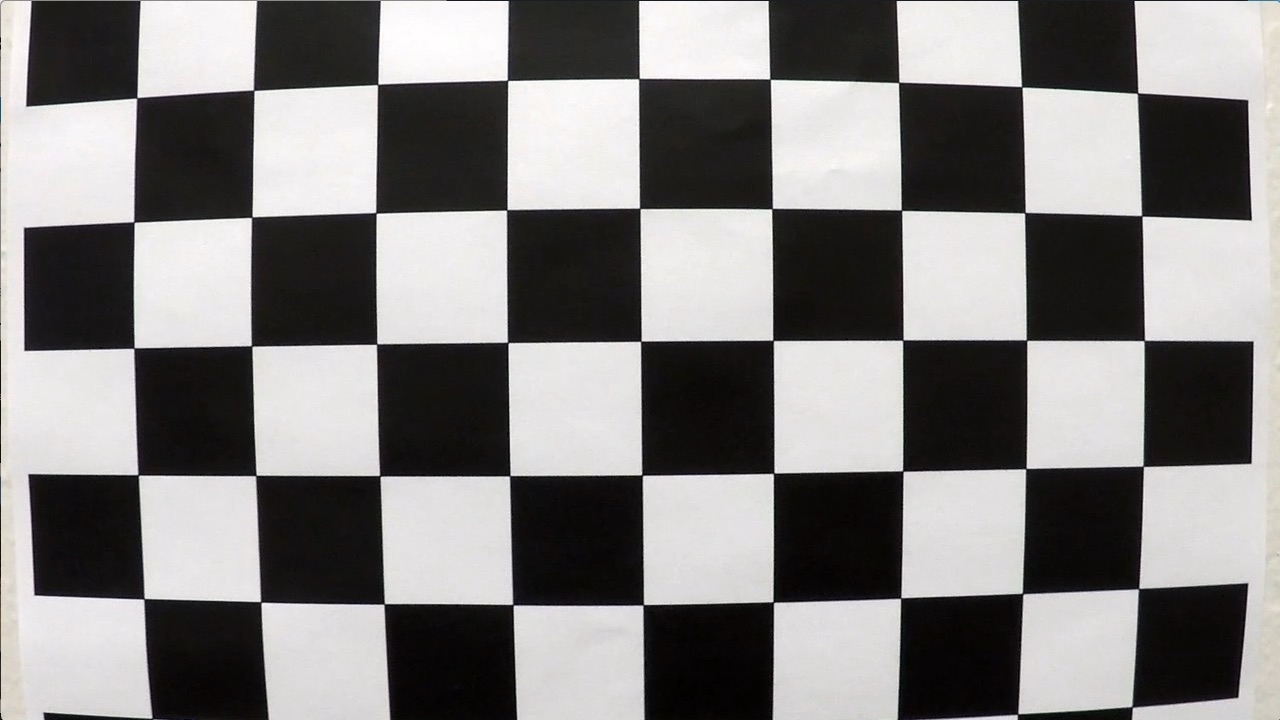
#> input picture camera_cal/calibration1.jpg, 1280 x 720 px; its folder holds 4 pictures in this run
$ jupyter execute --allow-errors CarNDAdvancedLaneLines.ipynb   (shell and % lines are left out)   (Python 2 division)   (older library calls are emulated)
#> lines starting #> are read from the running program, lines starting #| are printed output that depends on the picture; after the words box and inside, x2 and y2 are one past the last pixel; in counts of white or black regions, pixels touching at a corner belong together
## Advanced Lane Finding Project

The goals / steps of this project are the following:

* Compute the camera calibration matrix and distortion coefficients given a set of chessboard images.
* Apply a distortion correction to raw images.
* Use color transforms, gradients, etc., to create a thresholded binary image.
* Apply a perspective transform to rectify binary image ("birds-eye view").
* Detect lane pixels and fit to find the lane boundary.
* Determine the curvature of the lane and vehicle position with respect to center.
* Warp the detected lane boundaries back onto the original image.
* Output visual display of the lane boundaries and numerical estimation of lane curvature and vehicle position.

---
## First, I'll compute the camera calibration using chessboard images

[cell 1]
import numpy as np
import cv2
import pickle
import glob
import matplotlib.pyplot as plt
import matplotlib.image as mpimg

# prepare object points, like (0,0,0), (1,0,0), (2,0,0) ....,(6,5,0)
objp = np.zeros((6*9,3), np.float32)
objp[:,:2] = np.mgrid[0:9,0:6].T.reshape(-1,2)

# Arrays to store object points and image points from all the images.
objpoints = [] # 3d points in real world space
imgpoints = [] # 2d points in image plane.

# Make a list of calibration images
images = glob.glob('camera_cal/calibration*.jpg')


# Step through the list and search for chessboard corners
for N,fname in enumerate(images):
    img = cv2.imread(fname)
#> img is the input picture: shape (720, 1280, 3); mean B, G, R 127.8, 128.4, 130.1
    gray = cv2.cvtColor(img,cv2.COLOR_BGR2GRAY)

    # Find the chessboard corners
    ret, corners = cv2.findChessboardCorners(gray, (9,6),None)
#> ret = False; corners = None

    # If found, add object points, image points
    if ret == True:
        objpoints.append(objp)
        imgpoints.append(corners)

        # Draw and display the corners
        img = cv2.drawChessboardCorners(img, (9,6), corners, ret)
        cv2.imshow('img',img)
        cv2.waitKey(500)


cv2.destroyAllWindows()

## Undistort and Transform Perspective

[cell 2]
# Read in an image
img = cv2.imread('test_images/test3.jpg')
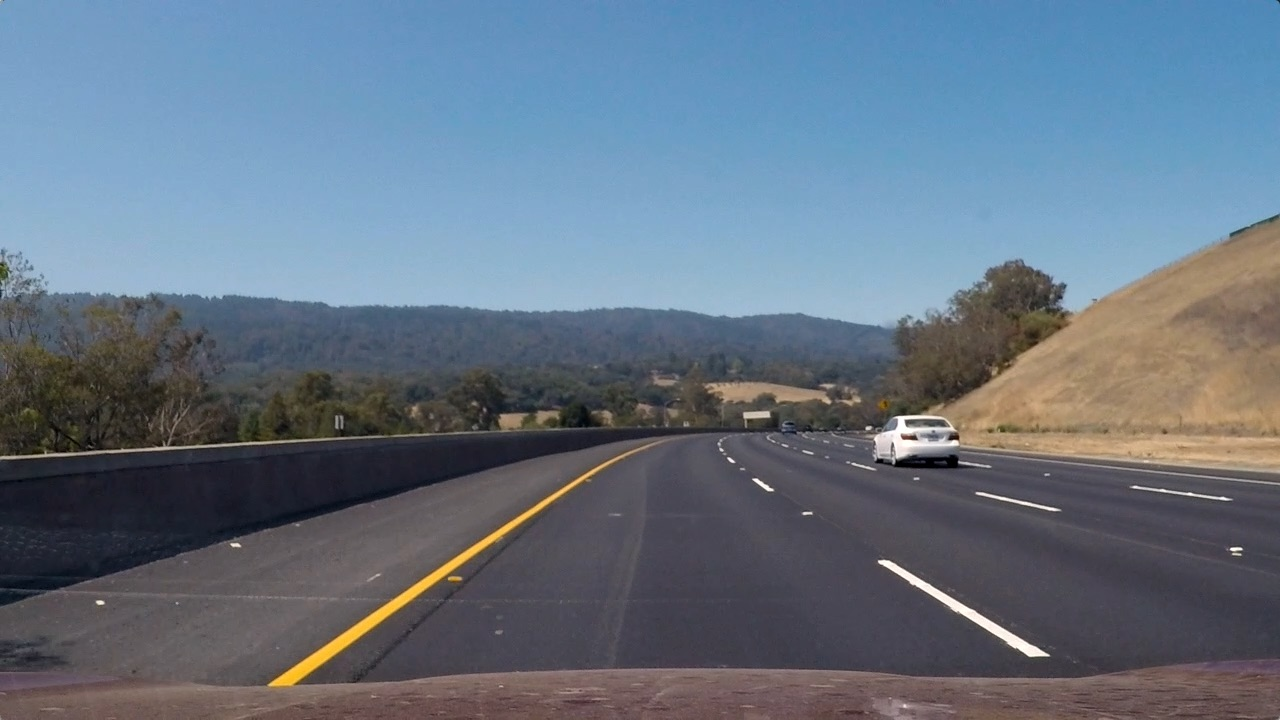
#> input picture test_images/test3.jpg, 1280 x 720 px
#> img is the input picture: shape (720, 1280, 3); mean B, G, R 130.7, 115.3, 101.1

ret, mtx, dist, rvecs, tvecs = cv2.calibrateCamera(objpoints, imgpoints, gray.shape[::-1],None,None)
# TODO: Write a function that takes an image, object points, and image points
# performs the camera calibration, image distortion correction and
# returns the undistorted image
def cal_undistort(img,mtx,dist):
    # Use cv2.calibrateCamera and cv2.undistort()
    gray = cv2.cvtColor(img,cv2.COLOR_BGR2GRAY)
    undist = cv2.undistort(img, mtx, dist, None, mtx)
    return undist

undistorted= cal_undistort(img,mtx,dist)

undistorted=cv2.cvtColor(undistorted, cv2.COLOR_BGR2RGB)
img=cv2.cvtColor(img, cv2.COLOR_BGR2RGB)

f, (ax1, ax2) = plt.subplots(1, 2, figsize=(24, 9))
f.tight_layout()
ax1.imshow(img)
ax1.set_title('Original Image', fontsize=50)
ax2.imshow(undistorted)
ax2.set_title('Undistorted Image', fontsize=50)
plt.subplots_adjust(left=0., right=1, top=0.9, bottom=0.)

[cell 3]
# Read in an image
imgCal = cv2.imread('test_images/straight_lines1.jpg')
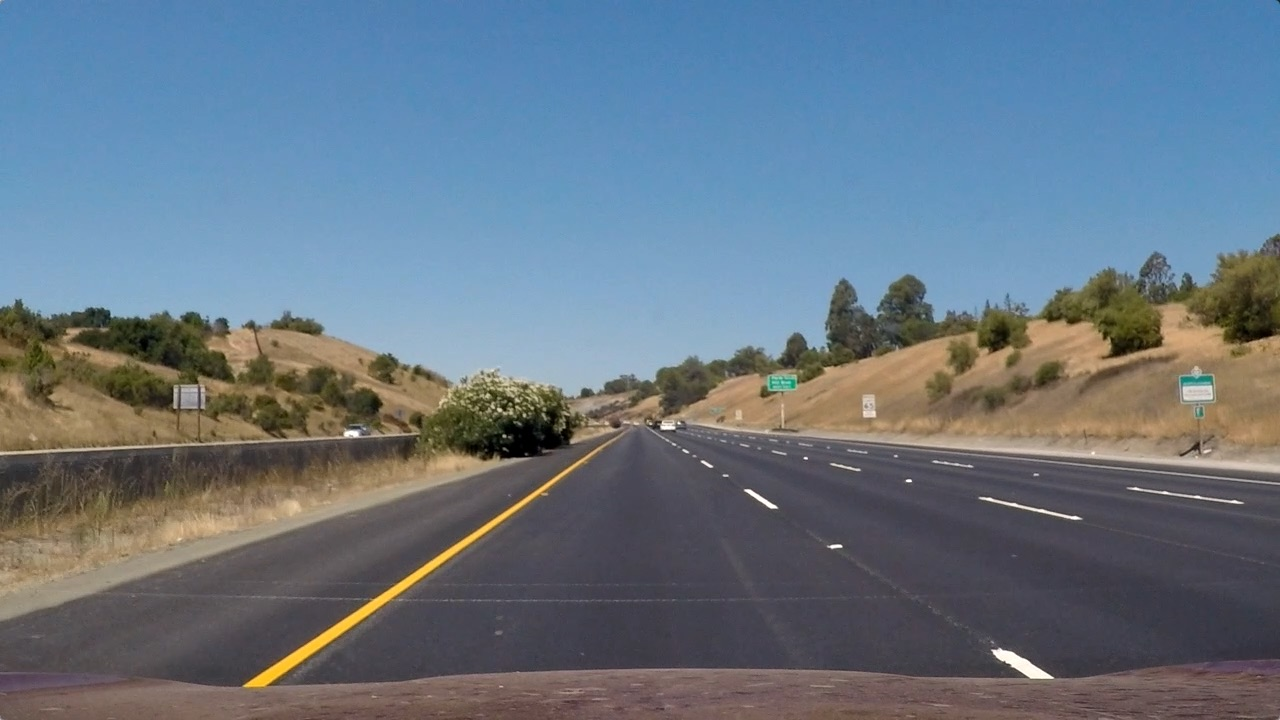
#> input picture test_images/straight_lines1.jpg, 1280 x 720 px
#> imgCal is the input picture: shape (720, 1280, 3); mean B, G, R 131.2, 117.7, 103.2
imgRGB = cv2.cvtColor(imgCal, cv2.COLOR_BGR2RGB)
imgUndist = cv2.undistort(imgRGB, mtx, dist, None, mtx)


h,w = imgUndist.shape[:2]

src = np.float32([(534,492),
                  (750,488),
                  (240,684),
                  (1056,678)])

dst = np.float32([(450,0),
                  (w-450,0),
                  (450,h),
                  (w-450,h)])


def corners_unwarp(img, src, dst):
    # Pass in your image into this function
    # Write code to do the following steps
    # Undistort using mtx and dist
    h,w = img.shape[:2]
    M = cv2.getPerspectiveTransform(src, dst)
    Minv=cv2.getPerspectiveTransform(dst, src)
    warped = cv2.warpPerspective(img, M, (w,h), flags=cv2.INTER_LINEAR)
    return warped, Minv

top_down, perspective_M = corners_unwarp(imgUndist, src,dst)

hWarped,wWarped= imgUndist.shape[:2]
f, (ax1, ax2) = plt.subplots(1, 2, figsize=(24, 9))
f.tight_layout()
ax1.imshow(imgUndist)
x = [src[0][0],src[2][0],src[3][0],src[1][0],src[0][0]]
y = [src[0][1],src[2][1],src[3][1],src[1][1],src[0][1]]
xWarped = [dst[0][0],dst[2][0],dst[3][0],dst[1][0],dst[0][0]]
yWarped = [dst[0][1],dst[2][1],dst[3][1],dst[1][1],dst[0][1]]
ax1.plot(x, y, color='#FF0000', alpha=0.5, linewidth=2, solid_capstyle='round', zorder=2)
ax1.set_ylim([h,0])
ax1.set_xlim([0,w])
ax1.set_title('Original Image', fontsize=50)
ax2.imshow(top_down)
ax2.plot(xWarped, yWarped, color='#FF0000', alpha=0.5, linewidth=2, solid_capstyle='round', zorder=2)
ax2.set_ylim([hWarped,0])
ax2.set_xlim([0,wWarped])
ax2.set_title('Undistorted and Warped Image', fontsize=50)
plt.subplots_adjust(left=0., right=1, top=0.9, bottom=0.)

## Applying Sobel Operator

[cell 4]
# Define a function that applies Sobel x or y,
# then takes an absolute value and applies a threshold.
# Note: calling your function with orient='x', thresh_min=5, thresh_max=100
# should produce output like the example image shown above this quiz.
def abs_sobel_thresh(img, orient='x', thresh_min=0, thresh_max=255):
    # Apply the following steps to img
    # 1) Convert to grayscale
#> called with orient = 'x', thresh_min = 20, thresh_max = 100
    gray = cv2.cvtColor(img, cv2.COLOR_RGB2GRAY)
    # 2) Take the derivative in x or y given orient = 'x' or 'y'
    sobel = cv2.Sobel(gray, cv2.CV_64F, orient=='x', orient=='y')
    # 3) Take the absolute value of the derivative or gradient
    abs_sobel = np.absolute(sobel)
    # 4) Scale to 8-bit (0 - 255) then convert to type = np.uint8
    scaled_sobel = np.uint8(255*abs_sobel/np.max(abs_sobel))
    # 5) Create a mask of 1's where the scaled gradient magnitude
            # is > thresh_min and < thresh_max
    sxbinary = np.zeros_like(scaled_sobel)
    sxbinary[(scaled_sobel >= thresh_min) & (scaled_sobel <= thresh_max)] = 1
    # 6) Return this mask as your binary_output image
    binary_output = sxbinary # Remove this line
    return binary_output

# Run the function
#> (the rest of this cell did not finish here and is left out)

## Magnitude of the Gradient

[cell 5]
# Define a function that applies Sobel x and y,
# then computes the magnitude of the gradient
# and applies a threshold
def mag_thresh(img, sobel_kernel=3, mag_thresh=(0, 255)):

    # Apply the following steps to img
    # 1) Convert to grayscale
#> called with sobel_kernel = 3, mag_thresh = (30, 100)
    gray = cv2.cvtColor(img, cv2.COLOR_RGB2GRAY)
    # 2) Take the gradient in x and y separately
    sobelx = cv2.Sobel(gray, cv2.CV_64F, 1, 0)
    sobely = cv2.Sobel(gray, cv2.CV_64F, 0, 1)
    # 3) Calculate the magnitude
    mag_sobel = np.sqrt(np.square(sobelx) + np.square(sobely))
    # 4) Scale to 8-bit (0 - 255) and convert to type = np.uint8
    scaled_sobel = np.uint8(255*mag_sobel/np.max(mag_sobel))
    # 5) Create a binary mask where mag thresholds are met
    sxbinary = np.zeros_like(scaled_sobel)
    sxbinary[(scaled_sobel >= mag_thresh[0]) & (scaled_sobel <= mag_thresh[1])] = 1
    # 6) Return this mask as your binary_output image
    binary_output = np.copy(sxbinary)
    return binary_output

# Run the function
mag_binary = mag_thresh(top_down, sobel_kernel=3, mag_thresh=(30, 100))
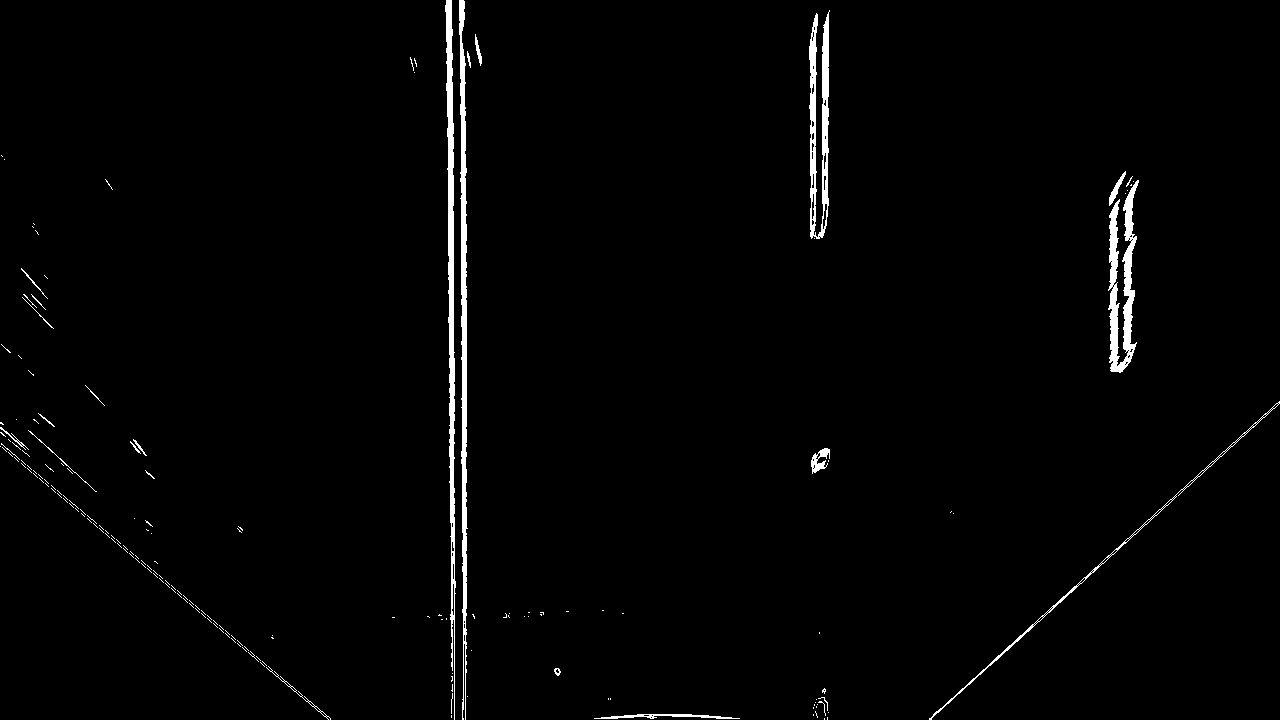
#> mag_binary: shape (720, 1280); values 0 (black) and 1 (white), 1.6% white; 188 white regions (163 under 20 px), largest, box (x1, y1, x2, y2) and area: (445, 0, 456, 720) 3392, (459, 0, 468, 720) 3275, (1108, 180, 1139, 373) 2681
# Plot the result
f, (ax1, ax2) = plt.subplots(1, 2, figsize=(24, 9))
f.tight_layout()
ax1.imshow(top_down)
ax1.set_title('Original Image', fontsize=50)
ax2.imshow(mag_binary, cmap='gray')
ax2.set_title('Thresholded Magnitude', fontsize=50)
plt.subplots_adjust(left=0., right=1, top=0.9, bottom=0.)

## Direction of the Gradient

[cell 6]
# Define a function that applies Sobel x and y,
# then computes the direction of the gradient
# and applies a threshold.
def dir_threshold(img, sobel_kernel=3, thresh=(0, np.pi/2)):

    # Apply the following steps to img
    # 1) Convert to grayscale
#> called with sobel_kernel = 15, thresh = (0.7, 1.3)
    gray = cv2.cvtColor(img, cv2.COLOR_RGB2GRAY)
    # 2) Take the gradient in x and y separately
    sobelx = cv2.Sobel(gray, cv2.CV_64F, 1, 0, ksize=sobel_kernel)
    sobely = cv2.Sobel(gray, cv2.CV_64F, 0, 1, ksize=sobel_kernel)
    # 3) Take the absolute value of the x and y gradients
    abs_sobelx = np.absolute(sobelx)
    abs_sobely = np.absolute(sobely)
    # 4) Use np.arctan2(abs_sobely, abs_sobelx) to calculate the direction of the gradient
    grad_dir = np.arctan2(abs_sobely, abs_sobelx)
    # 5) Create a binary mask where direction thresholds are met
    binary_output =  np.zeros_like(grad_dir)
    binary_output[(grad_dir >= thresh[0]) & (grad_dir <= thresh[1])] = 1

    # 6) Return this mask as your binary_output image
    binary_output = np.copy(binary_output) # Remove this line
    return binary_output

# Run the function
dir_binary = dir_threshold(top_down, sobel_kernel=15, thresh=(0.7, 1.3))
#> dir_binary: shape (720, 1280) float64; values 0 (black) and 1 (white), 21.6% white; 7845 white regions (6472 under 20 px), largest, box (x1, y1, x2, y2) and area: (1, 189, 341, 719) 29847, (889, 397, 1279, 719) 14256, (294, 527, 449, 611) 2142
# Plot the result
f, (ax1, ax2) = plt.subplots(1, 2, figsize=(24, 9))
f.tight_layout()
ax1.imshow(top_down)
ax1.set_title('Original Image', fontsize=50)
ax2.imshow(dir_binary, cmap='gray')
ax2.set_title('Thresholded Grad. Dir.', fontsize=50)
plt.subplots_adjust(left=0., right=1, top=0.9, bottom=0.)

## HLS Threshold

[cell 7]
# Define a function that thresholds the S-channel of HLS
# Use exclusive lower bound (>) and inclusive upper (<=)
def hls_select(img, thresh):
    # 1) Convert to HLS color space
#> called with thresh = (180, 255)
    hls = cv2.cvtColor(img, cv2.COLOR_RGB2HLS)
#> hls: shape (720, 1280, 3); mean of channels 0, 1, 2 91.9, 82.3, 23.3
    # 2) Apply a threshold to the S channel
    binary_output = np.zeros_like(hls[:,:,2])
    binary_output[(hls[:,:,2] > thresh[0]) & (hls[:,:,2] <= thresh[1])] = 1
    # 3) Return a binary image of threshold result
    #binary_output = np.copy(img) # placeholder line
    return binary_output

hls_binary = hls_select(top_down, thresh=(180, 255))
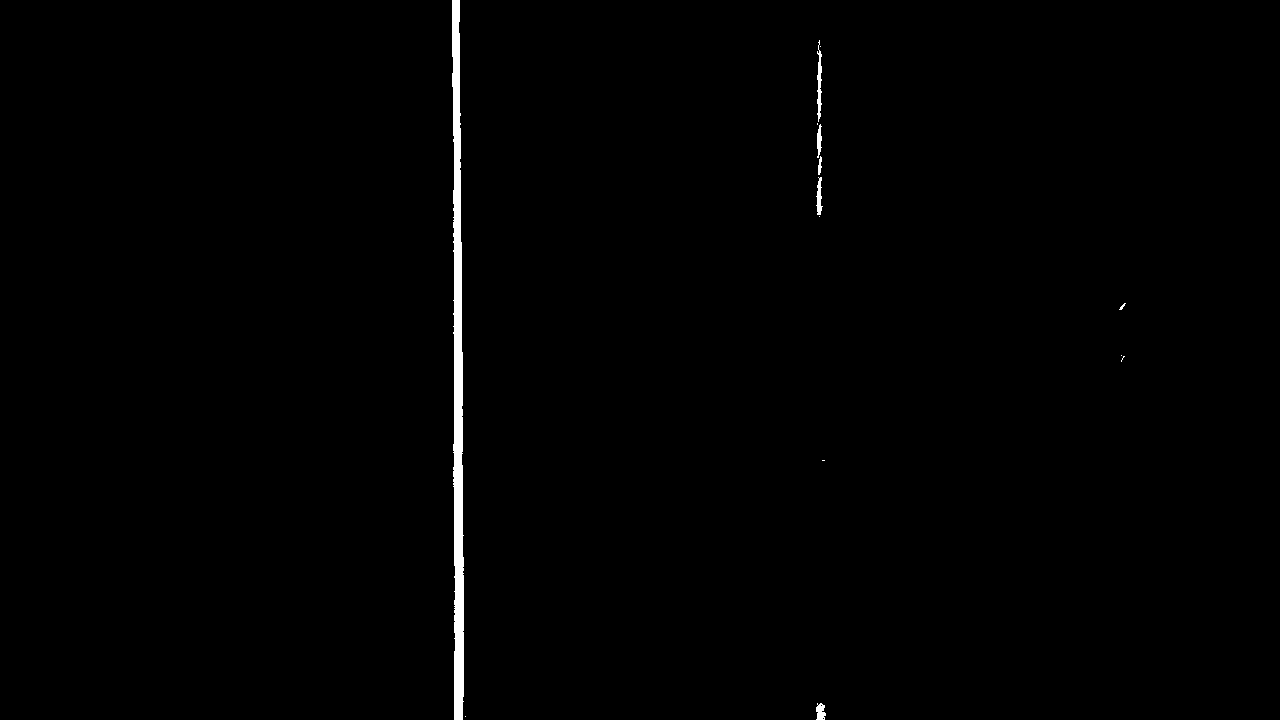
#> hls_binary: shape (720, 1280); values 0 (black) and 1 (white), 0.74% white; 14 white regions (8 under 20 px), largest, box (x1, y1, x2, y2) and area: (452, 0, 464, 720) 6086, (817, 40, 822, 122) 238, (816, 177, 823, 215) 152, (816, 703, 826, 720) 126, (817, 124, 822, 158) 112, (818, 156, 822, 175) 50

# Plot the result
f, (ax1, ax2) = plt.subplots(1, 2, figsize=(24, 9))
f.tight_layout()
ax1.imshow(top_down)
ax1.set_title('Original Image', fontsize=50)
ax2.imshow(hls_binary, cmap='gray')
ax2.set_title('Thresholded S', fontsize=50)
plt.subplots_adjust(left=0., right=1, top=0.9, bottom=0.)
#> (the rest of the program and of its run is left out)
